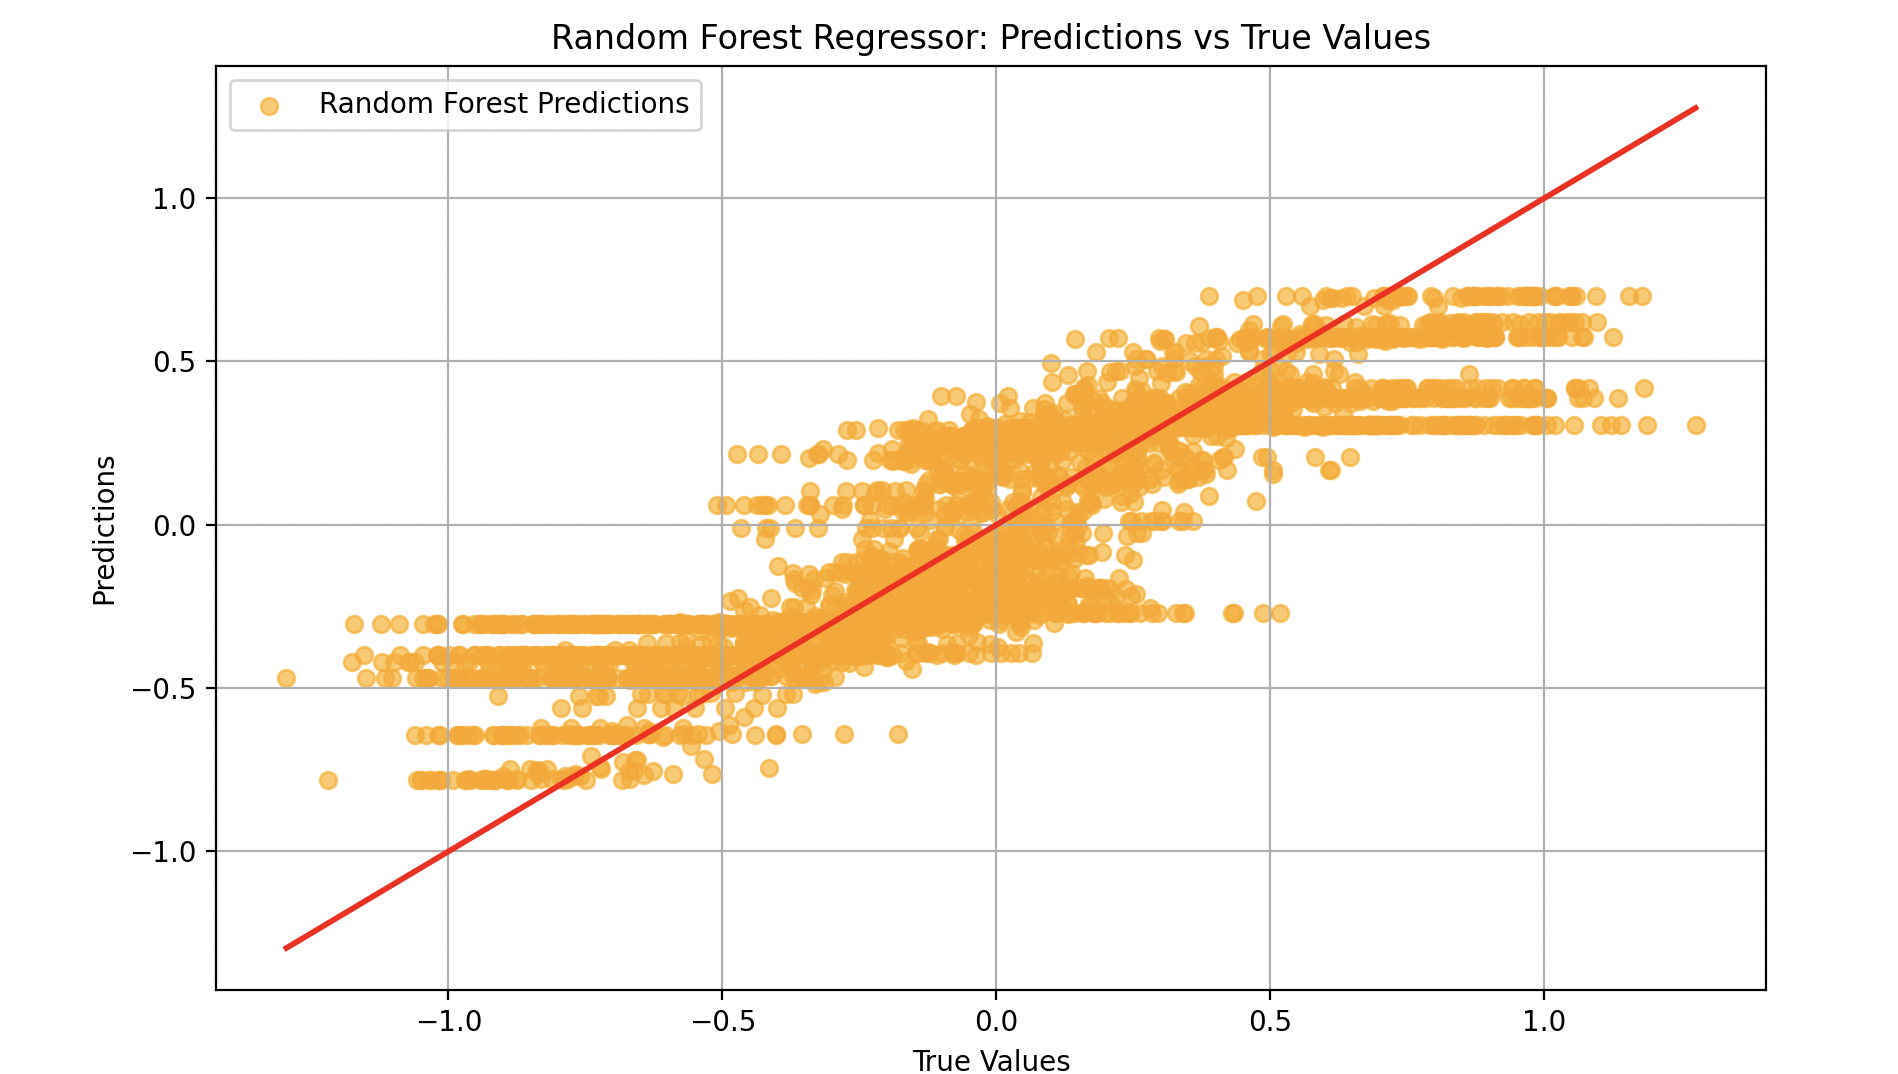

Write the Python code that produced this figure.
import numpy as np
import matplotlib.pyplot as plt
from sklearn.model_selection import train_test_split
from sklearn.ensemble import RandomForestRegressor
from sklearn.metrics import mean_squared_error, r2_score

# Generate or reuse synthetic data
# Generate synthetic data
x1 = np.arange(0, 10, 0.1)
x2 = np.arange(0, 10, 0.1)
x1, x2 = np.meshgrid(x1, x2)
y = np.sin(x1) * np.cos(x2) + np.random.normal(scale=0.1, size=x1.shape)

# Flatten the arrays
x1 = x1.flatten()
x2 = x2.flatten()
y = y.flatten()
X = np.vstack((x1, x2)).T

# Split data
X_train, X_test, y_train, y_test = train_test_split(X, y, test_size=0.3, random_state=42)

# Initialize the Random Forest Regressor
# You can adjust the number of trees (n_estimators) and other parameters for tuning
rf_regressor = RandomForestRegressor(n_estimators=100, max_depth=5, random_state=42)

# Train the Random Forest Regressor
rf_regressor.fit(X_train, y_train)

# Predict using the test set
y_pred_rf = rf_regressor.predict(X_test)

# Evaluate the model performance
mse_rf = mean_squared_error(y_test, y_pred_rf)
r2_rf = r2_score(y_test, y_pred_rf)

# Print the performance metrics
print(f"Random Forest Regressor Mean Squared Error: {mse_rf:.4f}")
print(f"Random Forest Regressor R-squared: {r2_rf:.4f}")

# Plot the predictions versus true values
plt.figure(figsize=(10, 6))
plt.scatter(y_test, y_pred_rf, c='orange', label='Random Forest Predictions', alpha=0.6)
plt.plot([min(y_test), max(y_test)], [min(y_test), max(y_test)], 'r-', lw=2)
plt.xlabel('True Values')
plt.ylabel('Predictions')
plt.title('Random Forest Regressor: Predictions vs True Values')
plt.legend()
plt.grid(True)
plt.show()
